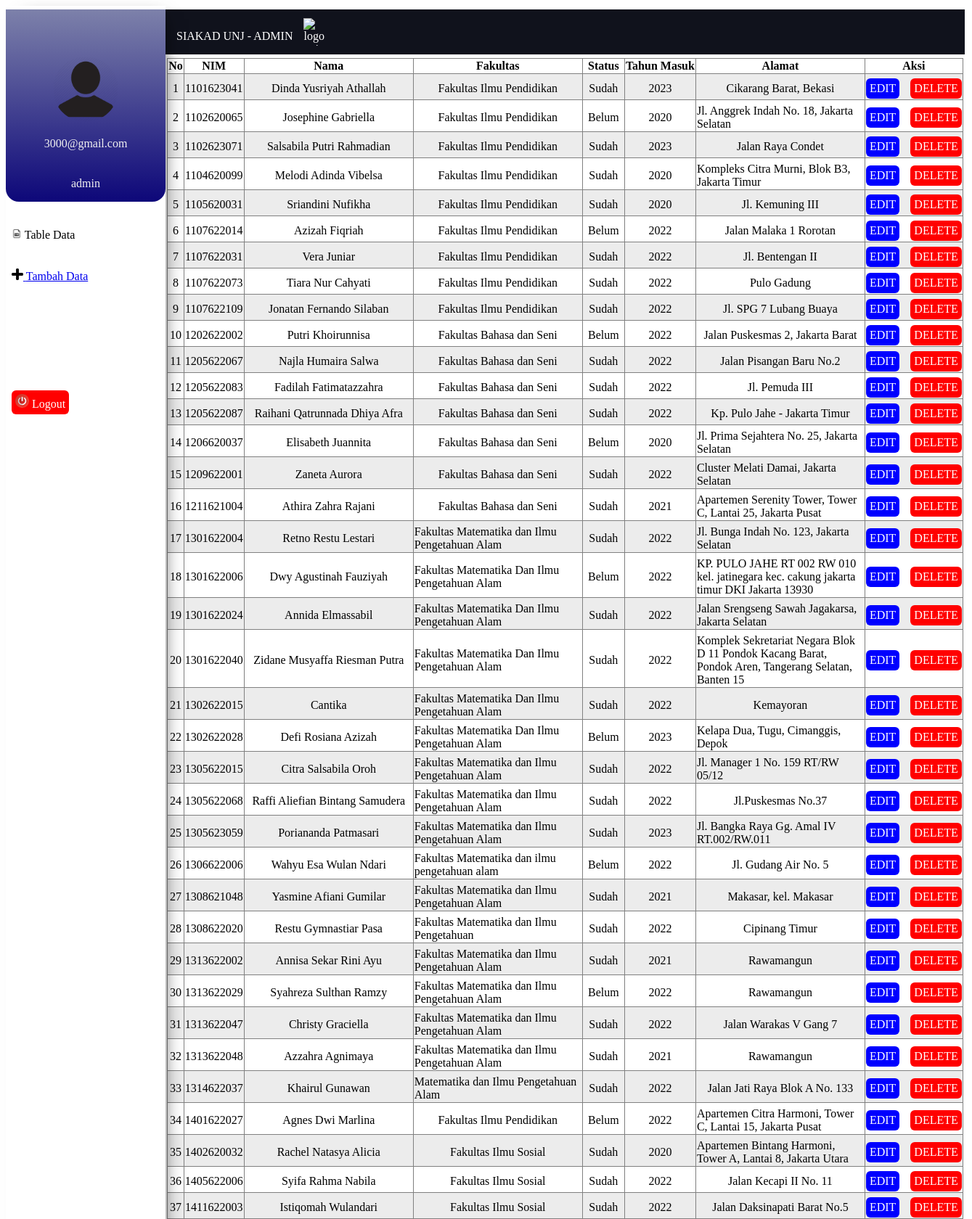
Screenshot of /table.php?adminId=3 (upper part) with the database file from the repository.
### tables this page shows
CREATE TABLE `akun` (
  `id` int(128) NOT NULL,
  `email` text NOT NULL
);

CREATE TABLE `data_dasar` (
  `ID` int(11) NOT NULL,
  `NIM` varchar(10) NOT NULL,
  `NAMA` varchar(100) NOT NULL,
  `SEMESTER` int(3) NOT NULL,
  `ALAMAT` varchar(100) NOT NULL,
  `NO.TELP` varchar(15) NOT NULL,
  `PRODI` varchar(100) NOT NULL,
  `FAKULTAS` varchar(100) NOT NULL,
  `TAHUNMASUK` int(10) NOT NULL,
  `UKT` int(10) NOT NULL,
  `STATUSUKT` varchar(10) NOT NULL,
  `GENDER` varchar(10) NOT NULL,
  `PASSWORD` int(10) NOT NULL,
  `PLATNOMOR` varchar(10) NOT NULL
);

### table.php (the view, shortened to what this page needs)
<?php
$servername = "localhost";
$usernamedb = "root";
$passworddb = "";
$dbname = "utsiakad";
try{
    $conn = new mysqli($servername, $usernamedb, $passworddb, $dbname);}
    catch(Exception $e){
        echo "Error connecting to database, pastikan format database benar (ikuti langkah file catatan): <br>";
        echo $e->getMessage();
        die("Connection failed: " . $conn->connect_error);
    }
    $adminId= $_GET['adminId'];
    $sql = "SELECT * FROM akun WHERE id=$adminId";
    $result = $conn->query($sql);
    $row=$result->fetch_assoc();
    $email=$row['email'];
?>
<!DOCTYPE html>
<html>
    <head>
        <link rel="stylesheet" href="table.css">
    </head>
    <body>
        <div class="mainDiv">
            <div class="mainLeftDiv">
            <div class="commonDiv"></div>
                    <div class="cardLeft">
                        <div class="commonDiv"><img src="./assets/defaultAcc.png" style="border-radius:50%"
                            height="90px" width="90px"> </div>
                            <div class="commonDiv"><p><?php echo $email?></p> </div>
                            <div class="commonDiv"><p>admin</p> </div>
                    </div>
                    <div class="block" style="min-height:25px;background-color:white;" name="block2"></div>
                    <div class="commonOption"><a><img src="assets/logoTable.png" height="14px" width="14px">
                    Table Data</a> </div>
                    <div class="block" style="min-height:25px;background-color:white;" name="block2"></div>
                    <div class="commonOption"><a href=<?php echo "tambah.php?adminId=$adminId"?>><img src="assets/plus.png" height="16px" width="16px">
                    Tambah Data</a> </div>
                    <div class="block" style="min-height:25px;background-color:white;" name="block2"></div>
                    <div class="block" style="min-height:25px;background-color:white;" name="block2"></div>
                    <div class="block" style="min-height:25px;background-color:white;" name="block2"></div>
                    <div class="block" style="min-height:25px;background-color:white;" name="block2"></div>
                    <div class="commonOption"><a class="delete" href=<?php echo "/login.php"?>><img src="assets/logout.png" height="19px" width="19px">
                    Logout</a> </div>
            </div>
            <div class="mainRightDiv">
                <div class="commonDiv"></div>
                <div class="block" style="min-height:45px;" name="block2"><p>SIAKAD UNJ - ADMIN</p>
                <div class="block" style="min-height:25px;" name="block2"></div>
                    <img src="./assets/logoUnj.png" alt="logo unj" height="38px" width="38px">
                </div>
                <div class="commonDiv">
                <?php
                    try{
                    $urutan=1;
                    $sql = "SELECT * FROM data_dasar";
                    $result = $conn->query($sql);
                    if ($result->num_rows > 0) {
                        echo '<table border="1">';
                        echo '<tr>
                        <th >No</th>
                        <th>NIM</th>
                        <th>Nama</th>
                        <th>Fakultas</th>
                        <th>Status</th>
                        <th>Tahun Masuk</th>
                        <th>Alamat</th>
                        <th >Aksi</th>
                        </tr>';
                        while ($row = $result->fetch_assoc()) {
                            echo '<tr>';
                            echo '<td ><div class="commonDiv">' . $urutan . '</div></td>';
                            echo '<td ><div class="commonDiv">' . $row["NIM"] . '</div></td>';
                            echo '<td ><div class="commonDiv">' . $row["NAMA"] . '</div></td>';
                            echo '<td ><div class="commonDiv">' . $row["FAKULTAS"] . '</div></td>';
                            echo '<td ><div class="commonDiv">' . $row["STATUSUKT"] . '</div></td>';
                            echo '<td ><div class="commonDiv">'.$row["TAHUNMASUK"].'</div></td>';
                            echo '<td ><div class="commonDiv">'.$row["ALAMAT"].'</div></td>';
                            echo '<td ><div class="commonDiv"><a class="edit" href="edit.php?adminId='.$adminId.'&id='.$row["ID"].'">EDIT</a>
                            <div class="block" style="min-height:2px; background-color: transparent;;" name="block2"></div>
                            <a class="delete" href="delete.php?adminId='.$adminId.'&id='.$row["ID"].'">DELETE</a>
                            </div></td>';
                            echo '</tr>';
                            $urutan+=1;
                        }
                        echo '</table>';
                    } else {
                        echo 'No data in the database.';
                    }
                    $conn->close();}
                    catch (Exception $e) {
                        echo "<p>koneksi eror,pastikan database sudah diinstal pada mysql dan pastikan credentials sudah sesuai database anda</p>",$e->getMessage(), "\n";;
                    }
                    ?>
                </div>
            </div>
        </div>
    </body>
</html>

### table.css (style rules this page uses)
.mainDiv { display: flex; width: 100%; position: absolute; }
.block { padding-left: 15PX; padding-top: 12px; background-color: #10121C; display: flex; color: white; }
.commonDiv { padding-top: 5px; justify-content: center; display:flex; }
.mainLeftDiv { z-index: 2; box-shadow: 11px 3px 24px -15px rgba(0,0,0,0.72); -webkit-box-shadow: 11px 3px 24px -15px rgba(0,0,0,0.72); -moz-box-shadow: 11px 3px 24px -15px rgba(0,0,0,0.72); background-color: rgb(255, 255, 255); min-width: 220px; min-height: 50px; }
.mainRightDiv { background-color: rgb(255, 255, 255); min-width: 1101px; max-width: 1110px; min-height: 50px; }
.commonOption { background-color: rgb(255, 255, 255); justify-content: left; display:flex; padding-left: 8px; }
table { border-collapse: collapse; }
tr:nth-child(even) { background-color: #ececec; }
th,td { max-width: 230px; }
.cardLeft { padding-top: 60px; background: rgb(21,13,182); background: linear-gradient(0deg, rgb(13, 7, 121) 0%, rgb(125, 129, 170)100%); justify-content: center; border-bottom-right-radius: 18px; border-bottom-left-radius: 18px; color:rgb(240, 240, 240); }
.edit { background-color: blue; border-radius: 6px; text-decoration: none; color: white; justify-content: center; padding: 5px 5px; }
.delete { background-color: red; border-radius: 6px; text-decoration: none; color: white; justify-content: center; padding: 5px 5px; }

### rows the page displays
akun: email "3000@gmail.com"
data_dasar: NIM "1101623041", NAMA "Dinda Yusriyah Athallah", FAKULTAS "Fakultas Ilmu Pendidikan", STATUSUKT "Sudah", TAHUNMASUK "2023", ALAMAT "Cikarang Barat, Bekasi"
data_dasar: NIM "1102620065", NAMA "Josephine Gabriella", FAKULTAS "Fakultas Ilmu Pendidikan", STATUSUKT "Belum", TAHUNMASUK "2020", ALAMAT "Jl. Anggrek Indah No. 18, Jakarta Selatan"
data_dasar: NIM "1102623071", NAMA "Salsabila Putri Rahmadian", FAKULTAS "Fakultas Ilmu Pendidikan", STATUSUKT "Sudah", TAHUNMASUK "2023", ALAMAT "Jalan Raya Condet"
data_dasar: NIM "1104620099", NAMA "Melodi Adinda Vibelsa", FAKULTAS "Fakultas Ilmu Pendidikan", STATUSUKT "Sudah", TAHUNMASUK "2020", ALAMAT "Kompleks Citra Murni, Blok B3, Jakarta Timur"
data_dasar: NIM "1105620031", NAMA "Sriandini Nufikha", FAKULTAS "Fakultas Ilmu Pendidikan", STATUSUKT "Sudah", TAHUNMASUK "2020", ALAMAT "Jl. Kemuning III"
data_dasar: NIM "1107622014", NAMA "Azizah Fiqriah", FAKULTAS "Fakultas Ilmu Pendidikan", STATUSUKT "Belum", TAHUNMASUK "2022", ALAMAT "Jalan Malaka 1 Rorotan"
data_dasar: NIM "1107622031", NAMA "Vera Juniar", FAKULTAS "Fakultas Ilmu Pendidikan", STATUSUKT "Sudah", TAHUNMASUK "2022", ALAMAT "Jl. Bentengan II"
data_dasar: NIM "1107622073", NAMA "Tiara Nur Cahyati", FAKULTAS "Fakultas Ilmu Pendidikan", STATUSUKT "Sudah", TAHUNMASUK "2022", ALAMAT "Pulo Gadung"
data_dasar: NIM "1107622109", NAMA "Jonatan Fernando Silaban", FAKULTAS "Fakultas Ilmu Pendidikan", STATUSUKT "Sudah", TAHUNMASUK "2022", ALAMAT "Jl. SPG 7 Lubang Buaya"
data_dasar: NIM "1202622002", NAMA "Putri Khoirunnisa", FAKULTAS "Fakultas Bahasa dan Seni", STATUSUKT "Belum", TAHUNMASUK "2022", ALAMAT "Jalan Puskesmas 2, Jakarta Barat"
data_dasar: NIM "1205622067", NAMA "Najla Humaira Salwa", FAKULTAS "Fakultas Bahasa dan Seni", STATUSUKT "Sudah", TAHUNMASUK "2022", ALAMAT "Jalan Pisangan Baru No.2"
data_dasar: NIM "1205622083", NAMA "Fadilah Fatimatazzahra", FAKULTAS "Fakultas Bahasa dan Seni", STATUSUKT "Sudah", TAHUNMASUK "2022", ALAMAT "Jl. Pemuda III"
data_dasar: NIM "1205622087", NAMA "Raihani Qatrunnada Dhiya Afra", FAKULTAS "Fakultas Bahasa dan Seni", STATUSUKT "Sudah", TAHUNMASUK "2022", ALAMAT "Kp. Pulo Jahe - Jakarta Timur"
data_dasar: NIM "1206620037", NAMA "Elisabeth Juannita", FAKULTAS "Fakultas Bahasa dan Seni", STATUSUKT "Belum", TAHUNMASUK "2020", ALAMAT "Jl. Prima Sejahtera No. 25, Jakarta Selatan"
data_dasar: NIM "1209622001", NAMA "Zaneta Aurora", FAKULTAS "Fakultas Bahasa dan Seni", STATUSUKT "Sudah", TAHUNMASUK "2022", ALAMAT "Cluster Melati Damai, Jakarta Selatan"
data_dasar: NIM "1211621004", NAMA "Athira Zahra Rajani", FAKULTAS "Fakultas Bahasa dan Seni", STATUSUKT "Sudah", TAHUNMASUK "2021", ALAMAT "Apartemen Serenity Tower, Tower C, Lantai 25, Jakarta Pusat"
data_dasar: NIM "1301622004", NAMA "Retno Restu Lestari", FAKULTAS "Fakultas Matematika dan Ilmu Pengetahuan Alam", STATUSUKT "Sudah", TAHUNMASUK "2022", ALAMAT "Jl. Bunga Indah No. 123, Jakarta Selatan"
data_dasar: NIM "1301622006", NAMA "Dwy Agustinah Fauziyah", FAKULTAS "Fakultas Matematika Dan Ilmu Pengetahuan Alam", STATUSUKT "Belum", TAHUNMASUK "2022", ALAMAT "KP. PULO JAHE RT 002 RW 010 kel. jatinegara kec. cakung jakarta timur DKI Jakarta 13930"
data_dasar: NIM "1301622024", NAMA "Annida Elmassabil", FAKULTAS "Fakultas Matematika Dan Ilmu Pengetahuan Alam", STATUSUKT "Sudah", TAHUNMASUK "2022", ALAMAT "Jalan Srengseng Sawah Jagakarsa, Jakarta Selatan"
data_dasar: NIM "1301622040", NAMA "Zidane Musyaffa Riesman Putra", FAKULTAS "Fakultas Matematika Dan Ilmu Pengetahuan Alam", STATUSUKT "Sudah", TAHUNMASUK "2022", ALAMAT "Komplek Sekretariat Negara Blok D 11 Pondok Kacang Barat, Pondok Aren, Tangerang Selatan, Banten 15"
data_dasar: NIM "1302622015", NAMA "Cantika", FAKULTAS "Fakultas Matematika Dan Ilmu Pengetahuan Alam", STATUSUKT "Sudah", TAHUNMASUK "2022", ALAMAT "Kemayoran"
data_dasar: NIM "1302622028", NAMA "Defi Rosiana Azizah", FAKULTAS "Fakultas Matematika Dan Ilmu Pengetahuan Alam", STATUSUKT "Belum", TAHUNMASUK "2023", ALAMAT "Kelapa Dua, Tugu, Cimanggis, Depok"
data_dasar: NIM "1305622015", NAMA "Citra Salsabila Oroh", FAKULTAS "Fakultas Matematika dan Ilmu Pengetahuan Alam", STATUSUKT "Sudah", TAHUNMASUK "2022", ALAMAT "Jl. Manager 1 No. 159 RT/RW 05/12"
data_dasar: NIM "1305622068", NAMA "Raffi Aliefian Bintang Samudera", FAKULTAS "Fakultas Matematika dan Ilmu Pengetahuan Alam", STATUSUKT "Sudah", TAHUNMASUK "2022", ALAMAT "Jl.Puskesmas No.37"
data_dasar: NIM "1305623059", NAMA "Poriananda Patmasari", FAKULTAS "Fakultas Matematika dan Ilmu Pengetahuan Alam", STATUSUKT "Sudah", TAHUNMASUK "2023", ALAMAT "Jl. Bangka Raya Gg. Amal IV RT.002/RW.011"
data_dasar: NIM "1306622006", NAMA "Wahyu Esa Wulan Ndari", FAKULTAS "Fakultas Matematika dan ilmu pengetahuan alam", STATUSUKT "Belum", TAHUNMASUK "2022", ALAMAT "Jl. Gudang Air No. 5"
data_dasar: NIM "1308621048", NAMA "Yasmine Afiani Gumilar", FAKULTAS "Fakultas Matematika dan Ilmu Pengetahuan Alam", STATUSUKT "Sudah", TAHUNMASUK "2021", ALAMAT "Makasar, kel. Makasar"
data_dasar: NIM "1308622020", NAMA "Restu Gymnastiar Pasa", FAKULTAS "Fakultas Matematika dan Ilmu Pengetahuan", STATUSUKT "Sudah", TAHUNMASUK "2022", ALAMAT "Cipinang Timur"
data_dasar: NIM "1313622002", NAMA "Annisa Sekar Rini Ayu", FAKULTAS "Fakultas Matematika dan Ilmu Pengetahuan Alam", STATUSUKT "Sudah", TAHUNMASUK "2021", ALAMAT "Rawamangun"
data_dasar: NIM "1313622029", NAMA "Syahreza Sulthan Ramzy", FAKULTAS "Fakultas Matematika dan Ilmu Pengetahuan Alam", STATUSUKT "Belum", TAHUNMASUK "2022", ALAMAT "Rawamangun"
data_dasar: NIM "1313622047", NAMA "Christy Graciella", FAKULTAS "Fakultas Matematika dan Ilmu Pengetahuan Alam", STATUSUKT "Sudah", TAHUNMASUK "2022", ALAMAT "Jalan Warakas V Gang 7"
data_dasar: NIM "1313622048", NAMA "Azzahra Agnimaya", FAKULTAS "Fakultas Matematika dan Ilmu Pengetahuan Alam", STATUSUKT "Sudah", TAHUNMASUK "2021", ALAMAT "Rawamangun"
data_dasar: NIM "1314622037", NAMA "Khairul Gunawan", FAKULTAS "Matematika dan Ilmu Pengetahuan Alam", STATUSUKT "Sudah", TAHUNMASUK "2022", ALAMAT "Jalan Jati Raya Blok A No. 133"
data_dasar: NIM "1401622027", NAMA "Agnes Dwi Marlina", FAKULTAS "Fakultas Ilmu Pendidikan", STATUSUKT "Belum", TAHUNMASUK "2022", ALAMAT "Apartemen Citra Harmoni, Tower C, Lantai 15, Jakarta Pusat"
data_dasar: NIM "1402620032", NAMA "Rachel Natasya Alicia", FAKULTAS "Fakultas Ilmu Sosial", STATUSUKT "Sudah", TAHUNMASUK "2020", ALAMAT "Apartemen Bintang Harmoni, Tower A, Lantai 8, Jakarta Utara"
data_dasar: NIM "1405622006", NAMA "Syifa Rahma Nabila", FAKULTAS "Fakultas Ilmu Sosial", STATUSUKT "Sudah", TAHUNMASUK "2022", ALAMAT "Jalan Kecapi II No. 11"
data_dasar: NIM "1411622003", NAMA "Istiqomah Wulandari", FAKULTAS "Fakultas Ilmu Sosial", STATUSUKT "Sudah", TAHUNMASUK "2022", ALAMAT "Jalan Daksinapati Barat No.5"
